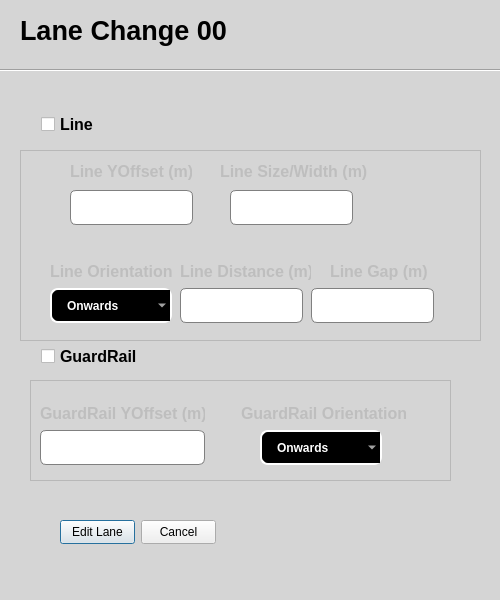
<?xml version="1.0" encoding="UTF-8"?>
<ui version="4.0">
 <class>LaneChangeDialog</class>
 <widget class="QDialog" name="LaneChangeDialog">
  <property name="enabled">
   <bool>true</bool>
  </property>
  <property name="geometry">
   <rect>
    <x>0</x>
    <y>0</y>
    <width>500</width>
    <height>600</height>
   </rect>
  </property>
  <property name="minimumSize">
   <size>
    <width>500</width>
    <height>600</height>
   </size>
  </property>
  <property name="maximumSize">
   <size>
    <width>500</width>
    <height>600</height>
   </size>
  </property>
  <property name="windowTitle">
   <string>Dialog</string>
  </property>
  <property name="styleSheet">
   <string notr="true">QDialog{
	background-color: #d5d5d5;
}

QLineEdit{
	border: 1px solid gray;
	border-radius: 6px;
	padding-left: 15px;
	height: 35px;
}

QComboBox{
	border: 2px solid white;
	border-radius: 8px;
	padding: 1px 18px 1px 3px;
	background-color: black;
	color: white;
	height: 35px;
	padding-left: 15px;
	font-weight: bold;
	selection-background-color: #2980B9;
}</string>
  </property>
  <widget class="QLabel" name="label">
   <property name="geometry">
    <rect>
     <x>20</x>
     <y>10</y>
     <width>241</width>
     <height>41</height>
    </rect>
   </property>
   <property name="font">
    <font>
     <pointsize>20</pointsize>
     <bold>true</bold>
    </font>
   </property>
   <property name="text">
    <string>Lane Change 00</string>
   </property>
  </widget>
  <widget class="Line" name="line">
   <property name="geometry">
    <rect>
     <x>0</x>
     <y>60</y>
     <width>741</width>
     <height>20</height>
    </rect>
   </property>
   <property name="orientation">
    <enum>Qt::Horizontal</enum>
   </property>
  </widget>
  <widget class="QCheckBox" name="checkBox">
   <property name="geometry">
    <rect>
     <x>41</x>
     <y>111</y>
     <width>55</width>
     <height>26</height>
    </rect>
   </property>
   <property name="maximumSize">
    <size>
     <width>16777215</width>
     <height>35</height>
    </size>
   </property>
   <property name="font">
    <font>
     <pointsize>12</pointsize>
     <bold>true</bold>
    </font>
   </property>
   <property name="text">
    <string>Line</string>
   </property>
  </widget>
  <widget class="QCheckBox" name="checkBox_2">
   <property name="enabled">
    <bool>true</bool>
   </property>
   <property name="geometry">
    <rect>
     <x>41</x>
     <y>339</y>
     <width>97</width>
     <height>35</height>
    </rect>
   </property>
   <property name="minimumSize">
    <size>
     <width>0</width>
     <height>35</height>
    </size>
   </property>
   <property name="maximumSize">
    <size>
     <width>16777215</width>
     <height>35</height>
    </size>
   </property>
   <property name="font">
    <font>
     <pointsize>12</pointsize>
     <bold>true</bold>
    </font>
   </property>
   <property name="text">
    <string>GuardRail</string>
   </property>
  </widget>
  <widget class="QFrame" name="frame">
   <property name="enabled">
    <bool>false</bool>
   </property>
   <property name="geometry">
    <rect>
     <x>20</x>
     <y>150</y>
     <width>461</width>
     <height>191</height>
    </rect>
   </property>
   <property name="frameShape">
    <enum>QFrame::StyledPanel</enum>
   </property>
   <property name="frameShadow">
    <enum>QFrame::Raised</enum>
   </property>
   <widget class="QLabel" name="label_3">
    <property name="geometry">
     <rect>
      <x>50</x>
      <y>10</y>
      <width>122</width>
      <height>22</height>
     </rect>
    </property>
    <property name="font">
     <font>
      <pointsize>12</pointsize>
      <bold>true</bold>
     </font>
    </property>
    <property name="text">
     <string>Line YOffset (m)</string>
    </property>
   </widget>
   <widget class="QLineEdit" name="lane_lineEdit_4">
    <property name="geometry">
     <rect>
      <x>291</x>
      <y>138</y>
      <width>123</width>
      <height>35</height>
     </rect>
    </property>
    <property name="minimumSize">
     <size>
      <width>0</width>
      <height>35</height>
     </size>
    </property>
    <property name="maximumSize">
     <size>
      <width>16777215</width>
      <height>35</height>
     </size>
    </property>
   </widget>
   <widget class="QLineEdit" name="lane_lineEdit_3">
    <property name="geometry">
     <rect>
      <x>210</x>
      <y>40</y>
      <width>123</width>
      <height>35</height>
     </rect>
    </property>
    <property name="minimumSize">
     <size>
      <width>0</width>
      <height>35</height>
     </size>
    </property>
    <property name="maximumSize">
     <size>
      <width>16777215</width>
      <height>35</height>
     </size>
    </property>
   </widget>
   <widget class="QLineEdit" name="lane_lineEdit_5">
    <property name="geometry">
     <rect>
      <x>160</x>
      <y>138</y>
      <width>123</width>
      <height>35</height>
     </rect>
    </property>
    <property name="minimumSize">
     <size>
      <width>0</width>
      <height>35</height>
     </size>
    </property>
    <property name="maximumSize">
     <size>
      <width>16777215</width>
      <height>35</height>
     </size>
    </property>
   </widget>
   <widget class="QLabel" name="label_6">
    <property name="geometry">
     <rect>
      <x>30</x>
      <y>110</y>
      <width>122</width>
      <height>22</height>
     </rect>
    </property>
    <property name="font">
     <font>
      <pointsize>12</pointsize>
      <bold>true</bold>
     </font>
    </property>
    <property name="text">
     <string>Line Orientation</string>
    </property>
   </widget>
   <widget class="QLabel" name="label_5">
    <property name="geometry">
     <rect>
      <x>310</x>
      <y>110</y>
      <width>111</width>
      <height>22</height>
     </rect>
    </property>
    <property name="font">
     <font>
      <pointsize>12</pointsize>
      <bold>true</bold>
     </font>
    </property>
    <property name="text">
     <string>Line Gap (m)</string>
    </property>
   </widget>
   <widget class="QLabel" name="label_7">
    <property name="geometry">
     <rect>
      <x>160</x>
      <y>110</y>
      <width>131</width>
      <height>22</height>
     </rect>
    </property>
    <property name="font">
     <font>
      <pointsize>12</pointsize>
      <bold>true</bold>
     </font>
    </property>
    <property name="text">
     <string>Line Distance (m)</string>
    </property>
   </widget>
   <widget class="QLineEdit" name="lane_lineEdit_2">
    <property name="geometry">
     <rect>
      <x>50</x>
      <y>40</y>
      <width>123</width>
      <height>35</height>
     </rect>
    </property>
    <property name="minimumSize">
     <size>
      <width>0</width>
      <height>35</height>
     </size>
    </property>
    <property name="maximumSize">
     <size>
      <width>16777215</width>
      <height>35</height>
     </size>
    </property>
   </widget>
   <widget class="QLabel" name="label_4">
    <property name="geometry">
     <rect>
      <x>200</x>
      <y>10</y>
      <width>161</width>
      <height>22</height>
     </rect>
    </property>
    <property name="font">
     <font>
      <pointsize>12</pointsize>
      <bold>true</bold>
     </font>
    </property>
    <property name="text">
     <string>Line Size/Width (m)</string>
    </property>
   </widget>
   <widget class="QComboBox" name="direction_comboBox">
    <property name="geometry">
     <rect>
      <x>30</x>
      <y>138</y>
      <width>122</width>
      <height>35</height>
     </rect>
    </property>
    <property name="minimumSize">
     <size>
      <width>0</width>
      <height>35</height>
     </size>
    </property>
    <property name="maximumSize">
     <size>
      <width>16777215</width>
      <height>35</height>
     </size>
    </property>
    <item>
     <property name="text">
      <string>Onwards</string>
     </property>
    </item>
    <item>
     <property name="text">
      <string>Towards</string>
     </property>
    </item>
   </widget>
  </widget>
  <widget class="QFrame" name="frame_2">
   <property name="enabled">
    <bool>false</bool>
   </property>
   <property name="geometry">
    <rect>
     <x>30</x>
     <y>380</y>
     <width>421</width>
     <height>101</height>
    </rect>
   </property>
   <property name="frameShape">
    <enum>QFrame::StyledPanel</enum>
   </property>
   <property name="frameShadow">
    <enum>QFrame::Raised</enum>
   </property>
   <widget class="QComboBox" name="direction_comboBox_2">
    <property name="geometry">
     <rect>
      <x>230</x>
      <y>50</y>
      <width>122</width>
      <height>35</height>
     </rect>
    </property>
    <property name="minimumSize">
     <size>
      <width>0</width>
      <height>35</height>
     </size>
    </property>
    <property name="maximumSize">
     <size>
      <width>16777215</width>
      <height>35</height>
     </size>
    </property>
    <item>
     <property name="text">
      <string>Onwards</string>
     </property>
    </item>
    <item>
     <property name="text">
      <string>Towards</string>
     </property>
    </item>
   </widget>
   <widget class="QLabel" name="label_9">
    <property name="geometry">
     <rect>
      <x>211</x>
      <y>22</y>
      <width>165</width>
      <height>22</height>
     </rect>
    </property>
    <property name="font">
     <font>
      <pointsize>12</pointsize>
      <bold>true</bold>
     </font>
    </property>
    <property name="text">
     <string>GuardRail Orientation</string>
    </property>
   </widget>
   <widget class="QLineEdit" name="lane_lineEdit_6">
    <property name="geometry">
     <rect>
      <x>10</x>
      <y>50</y>
      <width>165</width>
      <height>35</height>
     </rect>
    </property>
    <property name="minimumSize">
     <size>
      <width>0</width>
      <height>35</height>
     </size>
    </property>
    <property name="maximumSize">
     <size>
      <width>16777215</width>
      <height>35</height>
     </size>
    </property>
   </widget>
   <widget class="QLabel" name="label_8">
    <property name="geometry">
     <rect>
      <x>10</x>
      <y>22</y>
      <width>165</width>
      <height>22</height>
     </rect>
    </property>
    <property name="font">
     <font>
      <pointsize>12</pointsize>
      <bold>true</bold>
     </font>
    </property>
    <property name="text">
     <string>GuardRail YOffset (m)</string>
    </property>
   </widget>
  </widget>
  <widget class="QPushButton" name="edit_lane_btn">
   <property name="geometry">
    <rect>
     <x>60</x>
     <y>520</y>
     <width>75</width>
     <height>24</height>
    </rect>
   </property>
   <property name="text">
    <string>Edit Lane</string>
   </property>
   <property name="shortcut">
    <string>Return</string>
   </property>
  </widget>
  <widget class="QPushButton" name="cancel_lane_btn">
   <property name="geometry">
    <rect>
     <x>141</x>
     <y>520</y>
     <width>75</width>
     <height>24</height>
    </rect>
   </property>
   <property name="text">
    <string>Cancel</string>
   </property>
   <property name="shortcut">
    <string>Esc</string>
   </property>
  </widget>
 </widget>
 <resources/>
 <connections>
  <connection>
   <sender>checkBox</sender>
   <signal>toggled(bool)</signal>
   <receiver>frame</receiver>
   <slot>setEnabled(bool)</slot>
   <hints>
    <hint type="sourcelabel">
     <x>71</x>
     <y>116</y>
    </hint>
    <hint type="destinationlabel">
     <x>151</x>
     <y>157</y>
    </hint>
   </hints>
  </connection>
  <connection>
   <sender>checkBox_2</sender>
   <signal>toggled(bool)</signal>
   <receiver>frame_2</receiver>
   <slot>setEnabled(bool)</slot>
   <hints>
    <hint type="sourcelabel">
     <x>101</x>
     <y>358</y>
    </hint>
    <hint type="destinationlabel">
     <x>322</x>
     <y>387</y>
    </hint>
   </hints>
  </connection>
 </connections>
</ui>
